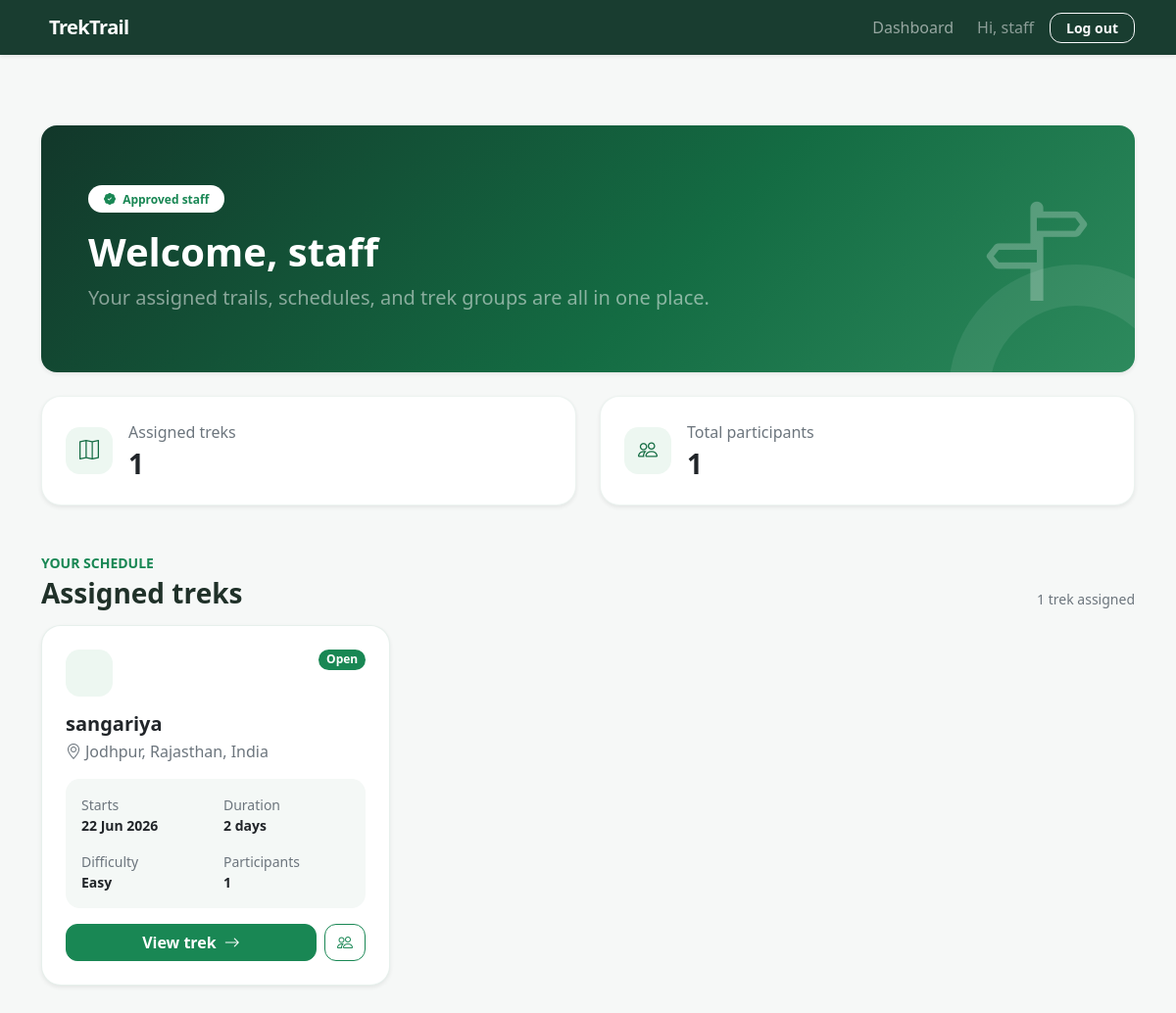
Page /staff/dashboard (signed in) on the committed database.
### models.py (models this page shows)
class User(db.Model, UserMixin):
    __tablename__ = "users"
    id = db.Column(db.Integer, primary_key=True)
    name = db.Column(db.String(100), nullable=False)
    email = db.Column(db.String(120), unique=True, nullable=False)
    password = db.Column(db.String(255), nullable=False)
    role = db.Column(
        db.String(20),
        nullable=False,
        default="user"
    )
    role = db.Column(
        db.String(20),
        nullable=False,
        default="user"
    )
    status = db.Column(
        db.String(20),
        nullable=False,
        default="approved"
    )
    is_admin = db.Column(
        db.Boolean,
        default=False
    )
    created_at = db.Column(
        db.DateTime,
        default=datetime.utcnow
    )

class Trek(db.Model):
    __tablename__ = "treks"
    id = db.Column(db.Integer, primary_key=True)
    trek_name = db.Column(
        db.String(150),
        nullable=False
    )
    location = db.Column(
        db.String(150),
        nullable=False
    )
    difficulty = db.Column(
        db.String(20),
        nullable=False
    )
    duration = db.Column(
        db.Integer,
        nullable=False
    )
    available_slots = db.Column(
        db.Integer,
        nullable=False
    )
    assigned_staff_id = db.Column(
        db.Integer,
        db.ForeignKey("users.id")
    )
    status = db.Column(
        db.String(20),
        default="pending"
    )
    start_date = db.Column(
        db.Date,
        nullable=False
    )
    end_date = db.Column(
        db.Date,
        nullable=False
    )
    description = db.Column(
        db.Text
    )
    created_at = db.Column(
        db.DateTime,
        default=datetime.utcnow
    )
    assigned_staff = db.relationship(
        "User",
        backref="assigned_treks"
    )

### controller/staff.py (the view)
@staff_bp.route('/dashboard')
@login_required
def dashboard():
    assigned_treks = Trek.query.filter_by(assigned_staff_id=current_user.id).all()
    trek_data = []
    for trek in assigned_treks:
        participants_count = Booking.query.filter(
            Booking.trek_id == trek.id,
            Booking.status.ilike('booked')
        ).count()
        trek_data.append({
            'trek': trek,
            'participants_count': participants_count
        })
    return render_template('staff/dashboard.html', trek_data=trek_data)

### app.py (called while the page is built)
@login_manager.user_loader
def load_user(user_id):
    return User.query.get(int(user_id))

### templates/staff/dashboard.html (shortened to what this page needs)
{% extends "layout.html" %}
{% block content %}
<div class="container py-4 py-lg-5">
    <section class="staff-hero rounded-4 shadow-sm p-4 p-lg-5 mb-4 text-white">
        <div class="row align-items-center position-relative" style="z-index: 1;">
            <div class="col-lg-8">
                <span class="badge rounded-pill bg-white text-success mb-3 px-3 py-2">
                    <i class="bi bi-patch-check-fill me-1"></i> Approved staff
                </span>
                <h1 class="display-6 fw-bold mb-2">Welcome, {{ current_user.name }}</h1>
                <p class="lead text-white-50 mb-0">Your assigned trails, schedules, and trek groups are all in one place.</p>
            </div>
            <div class="col-lg-4 text-lg-end d-none d-lg-block">
                <i class="bi bi-signpost-split" style="font-size: 6.5rem; opacity: .25;"></i>
            </div>
        </div>
    </section>
    {% set total_participants = trek_data|sum(attribute='participants_count') %}
    <div class="row g-3 g-lg-4 mb-5">
        <div class="col-sm-6">
            <div class="card dashboard-card stat-card shadow-sm h-100">
                <div class="card-body p-4 d-flex align-items-center gap-3">
                    <div class="icon-box flex-shrink-0"><i class="bi bi-map"></i></div>
                    <div>
                        <p class="text-secondary mb-1">Assigned treks</p>
                        <p class="h3 fw-bold mb-0">{{ trek_data|length }}</p>
                    </div>
                </div>
            </div>
        </div>
        <div class="col-sm-6">
            <div class="card dashboard-card stat-card shadow-sm h-100">
                <div class="card-body p-4 d-flex align-items-center gap-3">
                    <div class="icon-box flex-shrink-0"><i class="bi bi-people"></i></div>
                    <div>
                        <p class="text-secondary mb-1">Total participants</p>
                        <p class="h3 fw-bold mb-0">{{ total_participants }}</p>
                    </div>
                </div>
            </div>
        </div>
    </div>
    <div class="d-flex flex-column flex-sm-row justify-content-between align-items-sm-end gap-2 mb-3">
        <div>
            <p class="text-success fw-semibold small mb-1">YOUR SCHEDULE</p>
            <h2 class="h3 fw-bold mb-0">Assigned treks</h2>
        </div>
        {% if trek_data %}
        <span class="text-secondary small">{{ trek_data|length }} trek{% if trek_data|length != 1 %}s{% endif %} assigned</span>
        {% endif %}
    </div>
    <div class="row g-4">
        {% for item in trek_data %}
        {% set trek = item.trek %}
        <div class="col-md-6 col-xl-4">
            <article class="card trek-card dashboard-card shadow-sm h-100">
                <div class="card-body p-4 d-flex flex-column">
                    <div class="d-flex justify-content-between align-items-start gap-3 mb-3">
                        <div class="icon-box"></div>
                        <span class="badge rounded-pill {% if trek.status|lower == 'open' %}text-bg-success{% elif trek.status|lower == 'pending' %}text-bg-warning{% elif trek.status|lower == 'completed' %}text-bg-primary{% else %}text-bg-secondary{% endif %}">
                            {{ trek.status|title }}
                        </span>
                    </div>
                    <h3 class="h5 fw-bold mb-1">{{ trek.trek_name }}</h3>
                    <p class="text-secondary mb-3"><i class="bi bi-geo-alt me-1"></i>{{ trek.location }}</p>
                    <div class="trek-meta p-3 mb-3">
                        <div class="row g-3 small">
                            <div class="col-6">
                                <span class="text-secondary d-block">Starts</span>
                                <strong>{{ trek.start_date.strftime('%d %b %Y') }}</strong>
                            </div>
                            <div class="col-6">
                                <span class="text-secondary d-block">Duration</span>
                                <strong>{{ trek.duration }} day{% if trek.duration != 1 %}s{% endif %}</strong>
                            </div>
                            <div class="col-6">
                                <span class="text-secondary d-block">Difficulty</span>
                                <strong>{{ trek.difficulty|title }}</strong>
                            </div>
                            <div class="col-6">
                                <span class="text-secondary d-block">Participants</span>
                                <strong>{{ item.participants_count }}</strong>
                            </div>
                        </div>
                    </div>
                    <div class="d-flex gap-2 mt-auto">
                        <a class="btn btn-success flex-grow-1" href="{{ url_for('staff.trek_details', trek_id=trek.id) }}">
                            View trek <i class="bi bi-arrow-right ms-1"></i>
                        </a>
                        <a class="btn btn-outline-success" href="{{ url_for('staff.trek_participants', trek_id=trek.id) }}" aria-label="View participants">
                            <i class="bi bi-people"></i>
                        </a>
                    </div>
                </div>
            </article>
        </div>
        {% endfor %}
    </div>
</div>
{% endblock %}

### templates/layout.html (shortened to what this page needs)
<!doctype html>
<html lang="en">
<head>
    <link href="https://cdn.jsdelivr.net/npm/bootstrap@5.3.3/dist/css/bootstrap.min.css" rel="stylesheet">
    <link href="https://cdn.jsdelivr.net/npm/bootstrap-icons@1.11.3/font/bootstrap-icons.min.css" rel="stylesheet">
</head>
<body class="{% block body_class %}{% endblock %}">
    {% if current_user.is_authenticated %}
    <nav class="navbar navbar-expand-lg navbar-dark sticky-top shadow-sm">
        <div class="container">
            {% if current_user.role == 'staff' and current_user.status == 'approved' %}
            <a class="navbar-brand fw-bold" href="{{ url_for('staff.dashboard') }}">
                TrekTrail
            </a>
            {% else %}
            <a class="navbar-brand fw-bold" href="{{ url_for('user.dashboard') }}">
                <i class="bi bi-mountains me-2"></i>TrekTrail
            </a>
            {% endif %}
            <div class="collapse navbar-collapse" id="mainNav">
                <ul class="navbar-nav ms-auto align-items-lg-center gap-lg-2">
                    {% if current_user.role == 'staff' and current_user.status == 'approved' %}
                    <li class="nav-item"><a class="nav-link" href="{{ url_for('staff.dashboard') }}">Dashboard</a></li>
                    {% else %}
                    <li class="nav-item"><a class="nav-link" href="{{ url_for('user.dashboard') }}">Dashboard</a></li>
                    {% endif %}
                    <li class="nav-item"><span class="nav-link text-white-50">Hi, {{ current_user.name }}</span></li>
                    <li class="nav-item">
                        <form method="post" action="{{ url_for('auth.logout') }}">
                            <button class="btn btn-outline-light btn-sm px-3" type="submit">Log out</button>
                        </form>
                    </li>
                </ul>
            </div>
        </div>
    </nav>
    {% endif %}
    <main class="page-shell {% block main_class %}{% endblock %}">
        <div class="container pt-4">
        </div>
        {% block content %}{% endblock %}
    </main>
</body>
</html>

### templates/layout.html (style rules this page uses)
:root { --trek-green: #146c43; --trek-dark: #12372a; --trek-light: #edf7f1; }
body { min-height: 100vh; background: #f6f8f7; color: #203129; }
.navbar-brand { letter-spacing: -.03em; }
.navbar { background: rgba(18, 55, 42, .97); }
.page-shell { min-height: calc(100vh - 66px); }
.btn { border-radius: .75rem; font-weight: 600; }
.dashboard-card { border: 0; border-radius: 1.25rem; }
.icon-box { width: 48px; height: 48px; display: grid; place-items: center; border-radius: .9rem; background: var(--trek-light); color: var(--trek-green); font-size: 1.25rem; }

### templates/staff/dashboard.html (style rules this page uses)
.staff-hero { overflow: hidden; position: relative; background: linear-gradient(135deg, #12372a 0%, #146c43 58%, #2d8a5d 100%); }
.staff-hero::after { content: ""; position: absolute; width: 260px; height: 260px; right: -70px; bottom: -150px; border: 42px solid rgba(255, 255, 255, .08); border-radius: 50%; }
.stat-card { border: 1px solid rgba(20, 108, 67, .08); }
.trek-card { border: 1px solid rgba(20, 108, 67, .1); transition: transform .2s ease, box-shadow .2s ease; }
.trek-meta { background: #f4f8f6; border-radius: .9rem; }

### rows in the picture
User: name "staff"
Trek: status "Open", trek_name "sangariya", location "Jodhpur, Rajasthan, India", start_date "22 Jun 2026", duration "2", difficulty "Easy"

### other values in the picture
{{ trek_data|length }} "1"
{{ total_participants }} "1"
{{ item.participants_count }} "1"
